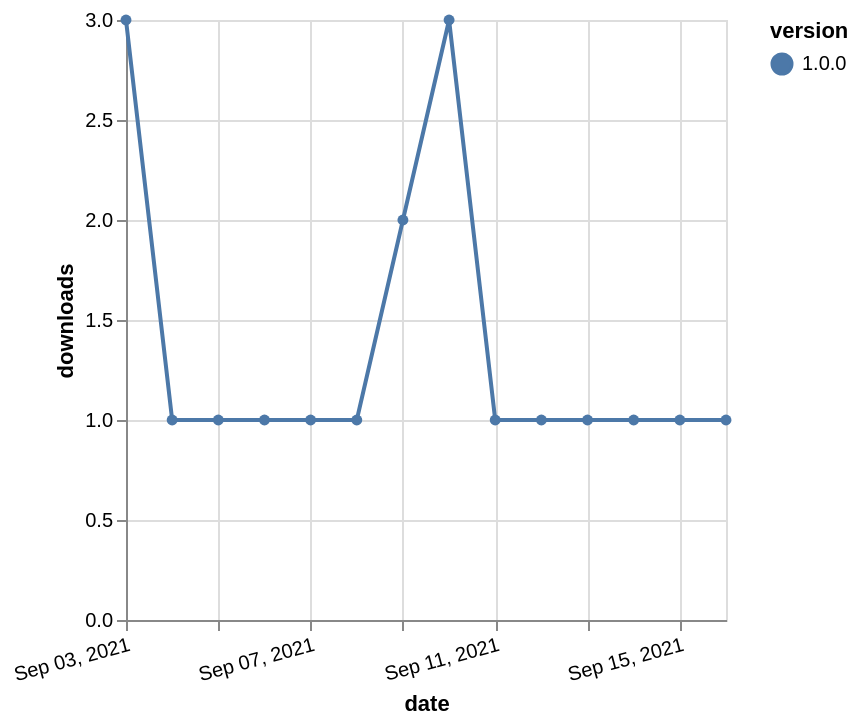

Here is the Vega-Lite specification saved for this chart:
### Vega-Lite specification from a JSON file in a GitHub repository (floating-point values rounded to 4 significant figures)
{"$schema": "https://vega.github.io/schema/vega-lite/v5.json", "description": "A simple bar chart with embedded data.", "data": {"values": [{"date": "2021-09-03", "total": 121, "delta": 3, "version": "1.0.0"}, {"date": "2021-09-04", "total": 122, "delta": 1, "version": "1.0.0"}, {"date": "2021-09-05", "total": 123, "delta": 1, "version": "1.0.0"}, {"date": "2021-09-06", "total": 124, "delta": 1, "version": "1.0.0"}, {"date": "2021-09-07", "total": 125, "delta": 1, "version": "1.0.0"}, {"date": "2021-09-08", "total": 126, "delta": 1, "version": "1.0.0"}, {"date": "2021-09-09", "total": 128, "delta": 2, "version": "1.0.0"}, {"date": "2021-09-10", "total": 131, "delta": 3, "version": "1.0.0"}, {"date": "2021-09-11", "total": 132, "delta": 1, "version": "1.0.0"}, {"date": "2021-09-12", "total": 133, "delta": 1, "version": "1.0.0"}, {"date": "2021-09-13", "total": 134, "delta": 1, "version": "1.0.0"}, {"date": "2021-09-14", "total": 135, "delta": 1, "version": "1.0.0"}, {"date": "2021-09-15", "total": 136, "delta": 1, "version": "1.0.0"}, {"date": "2021-09-16", "total": 137, "delta": 1, "version": "1.0.0"}]}, "width": "container", "mark": {"type": "line", "point": {"filled": true}}, "encoding": {"x": {"field": "date", "type": "temporal", "timeUnit": "yearmonthdate", "title": "date", "axis": {"labelAngle": -15}}, "y": {"field": "delta", "type": "quantitative", "title": "downloads"}, "color": {"field": "version", "type": "nominal"}, "tooltip": {"field": "delta"}}}
